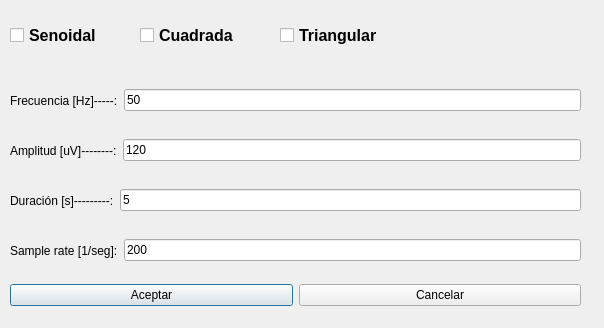
<?xml version="1.0" encoding="UTF-8"?>
<ui version="4.0">
 <class>testing_signals_dialog</class>
 <widget class="QDialog" name="testing_signals_dialog">
  <property name="geometry">
   <rect>
    <x>0</x>
    <y>0</y>
    <width>604</width>
    <height>328</height>
   </rect>
  </property>
  <property name="sizePolicy">
   <sizepolicy hsizetype="Expanding" vsizetype="Expanding">
    <horstretch>0</horstretch>
    <verstretch>0</verstretch>
   </sizepolicy>
  </property>
  <property name="windowTitle">
   <string>Seleccion de señal de prueba</string>
  </property>
  <widget class="QWidget" name="horizontalLayoutWidget">
   <property name="geometry">
    <rect>
     <x>10</x>
     <y>80</y>
     <width>571</width>
     <height>41</height>
    </rect>
   </property>
   <layout class="QHBoxLayout" name="frecuency_input_h_layout">
    <item>
     <widget class="QLabel" name="label">
      <property name="sizePolicy">
       <sizepolicy hsizetype="Fixed" vsizetype="Preferred">
        <horstretch>0</horstretch>
        <verstretch>0</verstretch>
       </sizepolicy>
      </property>
      <property name="text">
       <string>Frecuencia [Hz]-----:</string>
      </property>
     </widget>
    </item>
    <item>
     <widget class="QLineEdit" name="frecuency_input_line_edit">
      <property name="text">
       <string>50</string>
      </property>
      <property name="placeholderText">
       <string/>
      </property>
     </widget>
    </item>
   </layout>
  </widget>
  <widget class="QWidget" name="horizontalLayoutWidget_5">
   <property name="geometry">
    <rect>
     <x>10</x>
     <y>280</y>
     <width>571</width>
     <height>31</height>
    </rect>
   </property>
   <layout class="QHBoxLayout" name="testing_signal_selection_buttons_h_layout">
    <item>
     <widget class="QPushButton" name="testing_signal_selection_accept_button">
      <property name="text">
       <string>Aceptar</string>
      </property>
     </widget>
    </item>
    <item>
     <widget class="QPushButton" name="testing_signal_selection_cancel_button">
      <property name="text">
       <string>Cancelar</string>
      </property>
     </widget>
    </item>
   </layout>
  </widget>
  <widget class="QWidget" name="horizontalLayoutWidget_2">
   <property name="geometry">
    <rect>
     <x>10</x>
     <y>180</y>
     <width>571</width>
     <height>41</height>
    </rect>
   </property>
   <layout class="QHBoxLayout" name="duration_input_h_layout">
    <item>
     <widget class="QLabel" name="label_2">
      <property name="sizePolicy">
       <sizepolicy hsizetype="Fixed" vsizetype="Preferred">
        <horstretch>0</horstretch>
        <verstretch>0</verstretch>
       </sizepolicy>
      </property>
      <property name="text">
       <string>Duración [s]---------:</string>
      </property>
     </widget>
    </item>
    <item>
     <widget class="QLineEdit" name="duration_input_line_edit">
      <property name="text">
       <string>5</string>
      </property>
     </widget>
    </item>
   </layout>
  </widget>
  <widget class="QWidget" name="horizontalLayoutWidget_3">
   <property name="geometry">
    <rect>
     <x>10</x>
     <y>130</y>
     <width>571</width>
     <height>41</height>
    </rect>
   </property>
   <layout class="QHBoxLayout" name="amplitude_input_h_layout">
    <item>
     <widget class="QLabel" name="label_3">
      <property name="sizePolicy">
       <sizepolicy hsizetype="Fixed" vsizetype="Preferred">
        <horstretch>0</horstretch>
        <verstretch>0</verstretch>
       </sizepolicy>
      </property>
      <property name="text">
       <string>Amplitud [uV]--------:</string>
      </property>
     </widget>
    </item>
    <item>
     <widget class="QLineEdit" name="amplitude_input_line_edit">
      <property name="sizePolicy">
       <sizepolicy hsizetype="Expanding" vsizetype="Fixed">
        <horstretch>0</horstretch>
        <verstretch>0</verstretch>
       </sizepolicy>
      </property>
      <property name="minimumSize">
       <size>
        <width>0</width>
        <height>0</height>
       </size>
      </property>
      <property name="text">
       <string>120</string>
      </property>
     </widget>
    </item>
   </layout>
  </widget>
  <widget class="QWidget" name="horizontalLayoutWidget_4">
   <property name="geometry">
    <rect>
     <x>10</x>
     <y>230</y>
     <width>571</width>
     <height>41</height>
    </rect>
   </property>
   <layout class="QHBoxLayout" name="sample_rate_input_h_layout">
    <property name="sizeConstraint">
     <enum>QLayout::SetDefaultConstraint</enum>
    </property>
    <item>
     <widget class="QLabel" name="label_4">
      <property name="sizePolicy">
       <sizepolicy hsizetype="Fixed" vsizetype="Preferred">
        <horstretch>0</horstretch>
        <verstretch>0</verstretch>
       </sizepolicy>
      </property>
      <property name="text">
       <string>Sample rate [1/seg]:</string>
      </property>
     </widget>
    </item>
    <item>
     <widget class="QLineEdit" name="sample_rate_input_line_edit">
      <property name="sizePolicy">
       <sizepolicy hsizetype="Expanding" vsizetype="Fixed">
        <horstretch>0</horstretch>
        <verstretch>0</verstretch>
       </sizepolicy>
      </property>
      <property name="text">
       <string>200</string>
      </property>
     </widget>
    </item>
   </layout>
  </widget>
  <widget class="QCheckBox" name="sin_checkbox">
   <property name="geometry">
    <rect>
     <x>10</x>
     <y>10</y>
     <width>111</width>
     <height>51</height>
    </rect>
   </property>
   <property name="font">
    <font>
     <pointsize>12</pointsize>
     <weight>75</weight>
     <bold>true</bold>
    </font>
   </property>
   <property name="text">
    <string>Senoidal</string>
   </property>
   <property name="iconSize">
    <size>
     <width>16</width>
     <height>16</height>
    </size>
   </property>
  </widget>
  <widget class="QCheckBox" name="triang_checkbox">
   <property name="geometry">
    <rect>
     <x>280</x>
     <y>10</y>
     <width>111</width>
     <height>51</height>
    </rect>
   </property>
   <property name="font">
    <font>
     <pointsize>12</pointsize>
     <weight>75</weight>
     <bold>true</bold>
    </font>
   </property>
   <property name="text">
    <string>Triangular</string>
   </property>
   <property name="iconSize">
    <size>
     <width>16</width>
     <height>16</height>
    </size>
   </property>
  </widget>
  <widget class="QCheckBox" name="square_checkbox">
   <property name="geometry">
    <rect>
     <x>140</x>
     <y>10</y>
     <width>111</width>
     <height>51</height>
    </rect>
   </property>
   <property name="font">
    <font>
     <pointsize>12</pointsize>
     <weight>75</weight>
     <bold>true</bold>
    </font>
   </property>
   <property name="text">
    <string>Cuadrada</string>
   </property>
   <property name="iconSize">
    <size>
     <width>16</width>
     <height>16</height>
    </size>
   </property>
  </widget>
 </widget>
 <resources/>
 <connections/>
</ui>
